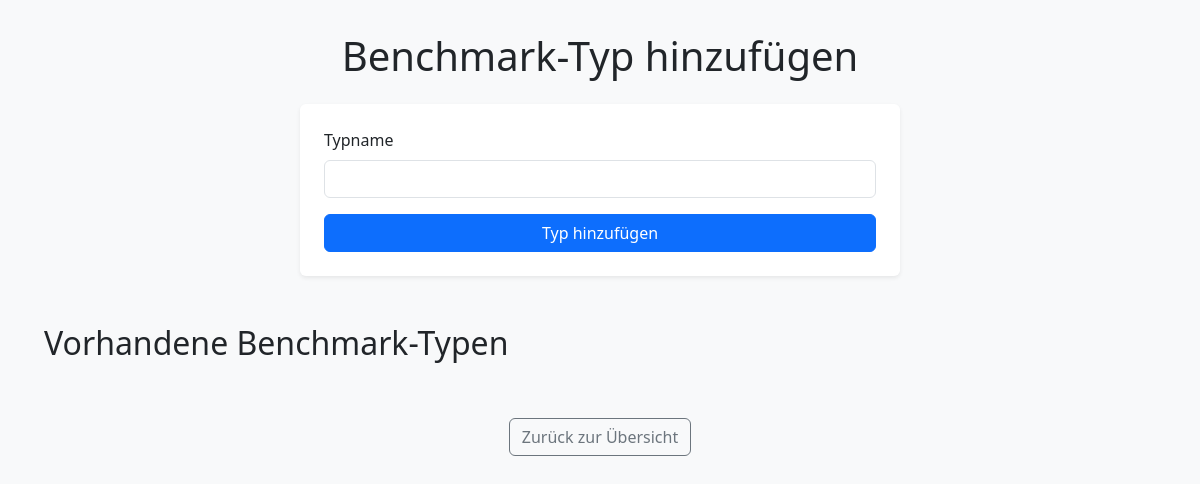
The app's page /add_benchmark_type, older data.
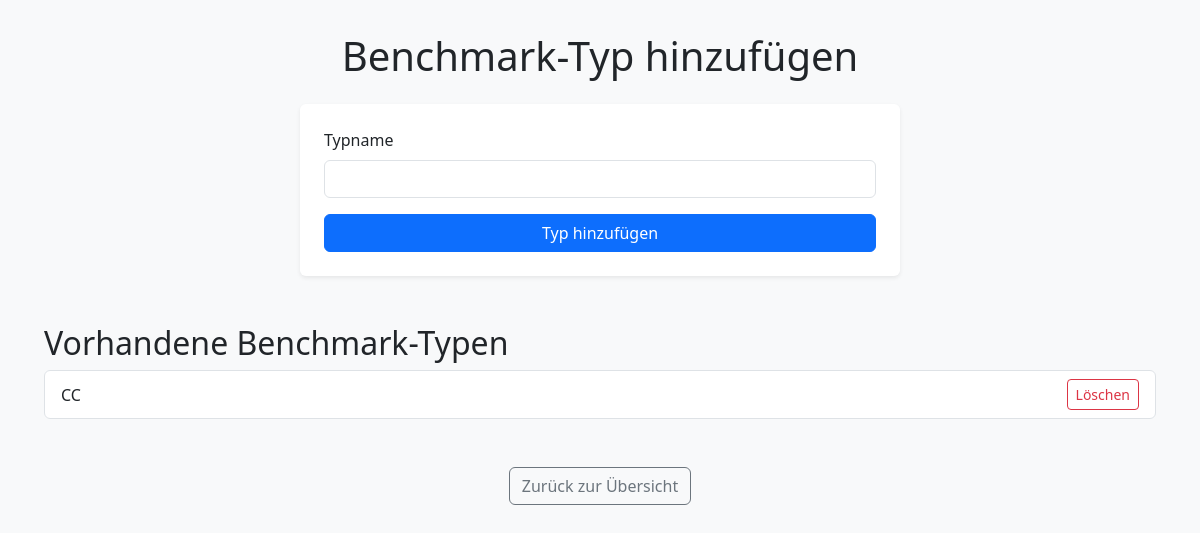
The same page, newer data.
### app.py (models this page shows)
class BenchmarkType(db.Model):
    id = db.Column(db.Integer, primary_key=True)
    name = db.Column(db.String(100), unique=True, nullable=False)
    benchmarks = db.relationship('Benchmark', backref='benchmark_type', cascade="all, delete-orphan")

### app.py (the view)
@app.route('/add_benchmark_type', methods=['GET', 'POST'])
def add_benchmark_type():
    if request.method == 'POST':
        name = request.form['name']
        new_type = BenchmarkType(name=name)
        db.session.add(new_type)
        db.session.commit()
        return redirect(url_for('index'))
    types = BenchmarkType.query.all()
    return render_template('add_benchmark_type.html', types=types)

### templates/add_benchmark_type.html (shortened to what this page needs)
<!doctype html>
<html lang="de">
<head>
  <link href="https://cdn.jsdelivr.net/npm/bootstrap@5.3.3/dist/css/bootstrap.min.css" rel="stylesheet">
  <link rel="stylesheet" href="https://cdnjs.cloudflare.com/ajax/libs/animate.css/4.1.1/animate.min.css"/>
</head>
<body>
  <div class="container animate__animated animate__fadeIn">
    <h1 class="mb-4 text-center">Benchmark-Typ hinzufügen</h1>
    <div class="form-container bg-white p-4 rounded shadow-sm">
      <form method="post" class="needs-validation" novalidate>
        <div class="mb-3">
          <label for="name" class="form-label">Typname</label>
          <input type="text" class="form-control" id="name" name="name" required>
        </div>
        <div class="d-grid">
          <button type="submit" class="btn btn-primary">Typ hinzufügen</button>
        </div>
      </form>
    </div>
    <div class="mt-5">
      <h2>Vorhandene Benchmark-Typen</h2>
      <ul class="list-group">
        {% for type in types %}
          <li class="list-group-item d-flex justify-content-between align-items-center">
            {{ type.name }}
            <a href="{{ url_for('delete_benchmark_type', type_id=type.id) }}" class="btn btn-sm btn-outline-danger">Löschen</a>
          </li>
        {% endfor %}
      </ul>
    </div>
    <div class="mt-5 text-center">
      <a href="{{ url_for('index') }}" class="btn btn-outline-secondary">Zurück zur Übersicht</a>
    </div>
  </div>
</body>
</html>

Row changes from the older to the newer data that the page shows:
added BenchmarkType: name "CC"
